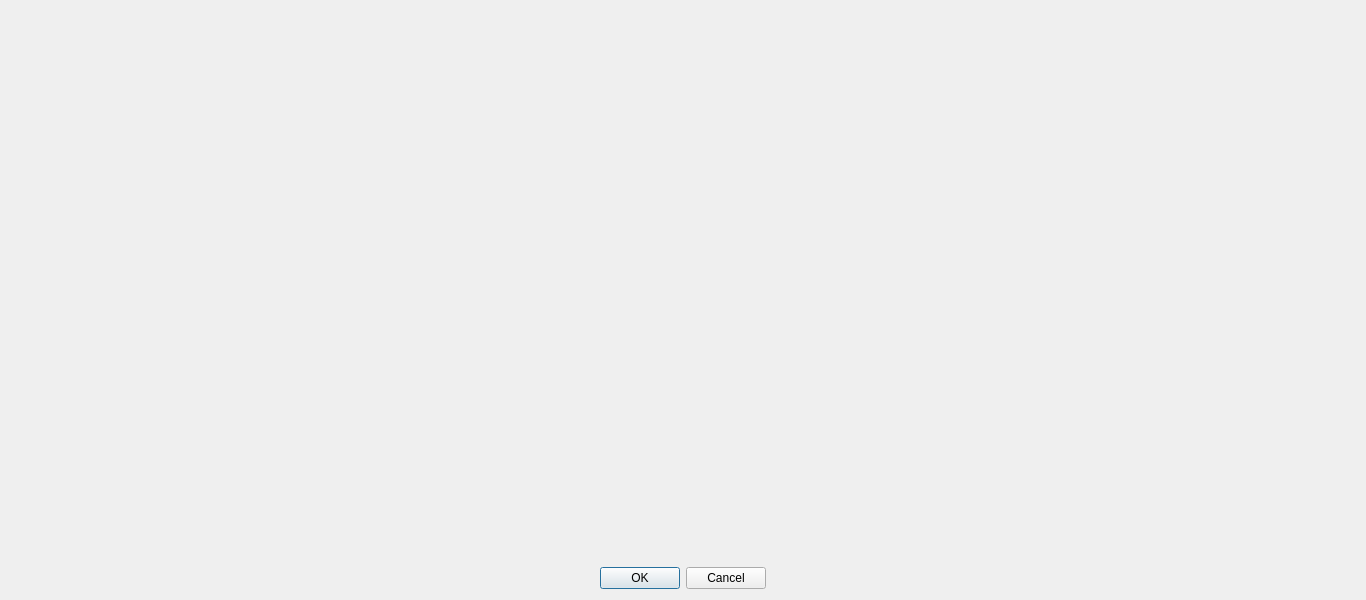
<?xml version="1.0" encoding="UTF-8"?>
<ui version="4.0">
 <class>CONConfigDialog</class>
 <widget class="QDialog" name="CONConfigDialog">
  <property name="windowModality">
   <enum>Qt::NonModal</enum>
  </property>
  <property name="geometry">
   <rect>
    <x>0</x>
    <y>0</y>
    <width>1366</width>
    <height>600</height>
   </rect>
  </property>
  <property name="windowTitle">
   <string>运行参数设置</string>
  </property>
  <property name="windowIcon">
   <iconset resource="../icon.qrc">
    <normaloff>:/icon/res/icon/configer.png</normaloff>:/icon/res/icon/configer.png</iconset>
  </property>
  <property name="layoutDirection">
   <enum>Qt::LeftToRight</enum>
  </property>
  <layout class="QGridLayout" name="gridLayout">
   <item row="0" column="1">
    <spacer name="verticalSpacer">
     <property name="orientation">
      <enum>Qt::Vertical</enum>
     </property>
     <property name="sizeHint" stdset="0">
      <size>
       <width>20</width>
       <height>544</height>
      </size>
     </property>
    </spacer>
   </item>
   <item row="1" column="0">
    <spacer name="horizontalSpacer">
     <property name="orientation">
      <enum>Qt::Horizontal</enum>
     </property>
     <property name="sizeHint" stdset="0">
      <size>
       <width>579</width>
       <height>20</height>
      </size>
     </property>
    </spacer>
   </item>
   <item row="1" column="1">
    <widget class="QDialogButtonBox" name="buttonBox">
     <property name="sizePolicy">
      <sizepolicy hsizetype="Fixed" vsizetype="Fixed">
       <horstretch>0</horstretch>
       <verstretch>0</verstretch>
      </sizepolicy>
     </property>
     <property name="sizeIncrement">
      <size>
       <width>0</width>
       <height>0</height>
      </size>
     </property>
     <property name="baseSize">
      <size>
       <width>0</width>
       <height>0</height>
      </size>
     </property>
     <property name="layoutDirection">
      <enum>Qt::LeftToRight</enum>
     </property>
     <property name="orientation">
      <enum>Qt::Horizontal</enum>
     </property>
     <property name="standardButtons">
      <set>QDialogButtonBox::Cancel|QDialogButtonBox::Ok</set>
     </property>
    </widget>
   </item>
   <item row="1" column="2">
    <spacer name="horizontalSpacer_2">
     <property name="orientation">
      <enum>Qt::Horizontal</enum>
     </property>
     <property name="sizeHint" stdset="0">
      <size>
       <width>578</width>
       <height>20</height>
      </size>
     </property>
    </spacer>
   </item>
  </layout>
 </widget>
 <resources>
  <include location="../icon.qrc"/>
 </resources>
 <connections>
  <connection>
   <sender>buttonBox</sender>
   <signal>accepted()</signal>
   <receiver>CONConfigDialog</receiver>
   <slot>accept()</slot>
   <hints>
    <hint type="sourcelabel">
     <x>581</x>
     <y>588</y>
    </hint>
    <hint type="destinationlabel">
     <x>157</x>
     <y>274</y>
    </hint>
   </hints>
  </connection>
  <connection>
   <sender>buttonBox</sender>
   <signal>rejected()</signal>
   <receiver>CONConfigDialog</receiver>
   <slot>reject()</slot>
   <hints>
    <hint type="sourcelabel">
     <x>599</x>
     <y>588</y>
    </hint>
    <hint type="destinationlabel">
     <x>286</x>
     <y>274</y>
    </hint>
   </hints>
  </connection>
 </connections>
</ui>
